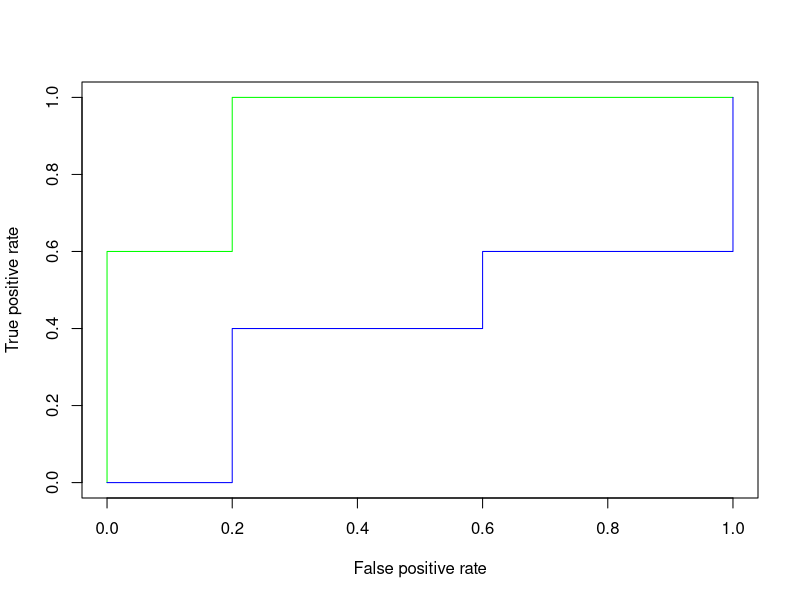

Recreate this plot in R.
library('dplyr')
library('ROCR')

res<-matrix(c(1,TRUE,0.73,0.61,
            2,TRUE,0.69,0.03,
            3,FALSE,0.44,0.68,
            4,FALSE,0.55,0.31,
            5,TRUE,0.67,0.45,
            6,TRUE,0.47,0.09,
            7,FALSE,0.08,0.38,
            8,FALSE,0.15,0.05,
            9,TRUE,0.45,0.01,
            10,FALSE,0.35,0.04),ncol=4,byrow=TRUE)
colnames(res)<-c("Instance","True_Class","PM1","PM2")

resdf<-as.data.frame(res)
resdf<-mutate(resdf,PM11=1-PM1,PM22=1-PM2)
resdf

# i
eval1 <-prediction(resdf$PM1, resdf$True_Class)
eval2 <-prediction(resdf$PM2, resdf$True_Class)
plot(performance(eval1,"tpr","fpr"), col="green")
plot(performance(eval2,"tpr","fpr"),add=TRUE, col="blue")
print(paste('AUC1 : ',attributes(performance(eval1,'auc'))$y.values[[1]]))
print(paste('AUC2 : ',attributes(performance(eval2,'auc'))$y.values[[1]]))
# M1 > M2

# ii
df1<-resdf[order(-resdf$PM1),]
df1

confusion_matrix<-table(truth=resdf$True_Class,prediction=resdf$PM1>0.5)
print('Πίνακας Κόστους')
confusion_matrix

TN<-confusion_matrix[1,1] # TRUE NEGATIVE
TP<-confusion_matrix[2,2] # TRUE POSITIVE
FN<-confusion_matrix[2,1] # FALSE NEGATIVE
FP<-confusion_matrix[1,2] # FALSE POSITIVE

#ACCURACY
accuracy<-(TP+TN)/sum(confusion_matrix)

#PRECISION
precision<-TP/(TP+FP)

#RECALL
recall<-TP/(TP+FN)

# F1 Score
f1_score<-(2*precision*recall)/(precision+recall)

print(paste('Ακρίβεια : ',accuracy))
print(paste('Ανάκληση : ',recall))
print(paste('Μέτρο F : ',f1_score))

#iii
df2<-resdf[order(-resdf$PM2),]
df2

confusion_matrix2<-table(truth=resdf$True_Class,prediction=resdf$PM2>0.5)
confusion_matrix2

TN<-confusion_matrix2[1,1] # TRUE NEGATIVE
TP<-confusion_matrix2[2,2] # TRUE POSITIVE
FN<-confusion_matrix2[2,1] # FALSE NEGATIVE
FP<-confusion_matrix2[1,2] # FALSE POSITIVE

#ACCURACY
accuracy<-(TP+TN)/sum(confusion_matrix)

#PRECISION
precision<-TP/(TP+FP)

#RECALL
recall<-TP/(TP+FN)

# F1 Score
f1_score<-(2*precision*recall)/(precision+recall)

print(paste('Ακρίβεια : ',accuracy))
print(paste('Ανάκληση : ',recall))
print(paste('Μέτρο F : ',f1_score))

#iv
confusion_matrix3<-table(truth=resdf$True_Class,prediction=resdf$PM1>0.1)
confusion_matrix3

TN<-confusion_matrix3[1,1] # TRUE NEGATIVE
TP<-confusion_matrix3[2,2] # TRUE POSITIVE
FN<-confusion_matrix3[2,1] # FALSE NEGATIVE
FP<-confusion_matrix3[1,2] # FALSE POSITIVE
#ACCURACY
accuracy<-(TP+TN)/sum(confusion_matrix)

#PRECISION
precision<-TP/(TP+FP)

#RECALL
recall<-TP/(TP+FN)

# F1 Score
f1_score<-(2*precision*recall)/(precision+recall)

print(paste('Ακρίβεια : ',accuracy))
print(paste('Ανάκληση : ',recall))
print(paste('Μέτρο F : ',f1_score))
